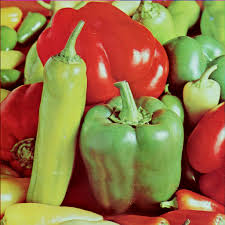
#> input picture images/pepper.jpg, 225 x 225 px
$ jupyter execute --allow-errors Chapter9.ipynb   (shell and % lines are left out)   (older library calls are emulated)
#> lines starting #> are read from the running program, lines starting #| are printed output that depends on the picture
# Hands-on Image Processing with Python
## Chapter 9: Classical Machine Learning Methods in Image Processing

### Author: Sandipan Dey

### Dimension reduction and visualization with PCA

[cell 1]
import numpy as np
import matplotlib.pylab as plt
from sklearn.datasets import load_digits
from sklearn.preprocessing import StandardScaler
from sklearn.decomposition import PCA
from sklearn.pipeline import Pipeline

digits = load_digits()
#print(digits.keys())
print(digits.data.shape)
j = 1
np.random.seed(1)
fig = plt.figure(figsize=(3,3))
fig.subplots_adjust(left=0, right=1, bottom=0, top=1, hspace=0.05, wspace=0.05)
for i in np.random.choice(digits.data.shape[0], 25):
    plt.subplot(5,5,j), plt.imshow(np.reshape(digits.data[i,:], (8,8)), cmap='binary'), plt.axis('off')
    j += 1
plt.show()
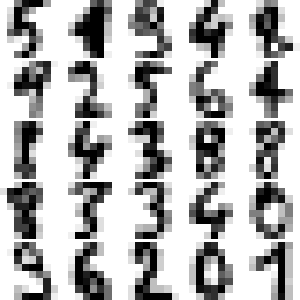
#> figure drawn by matplotlib, 25 panels

[cell 2]
pca_digits=PCA(2)
digits.data_proj = pca_digits.fit_transform(digits.data)
print(np.sum(pca_digits.explained_variance_ratio_))
plt.figure(figsize=(15,10))
plt.scatter(digits.data_proj[:, 0], digits.data_proj[:, 1], lw=0.25, c=digits.target, edgecolor='k',  s=100, cmap=plt.cm.get_cmap('cubehelix', 10))
plt.xlabel('PC1', size=20), plt.ylabel('PC2', size=20), plt.title('2D Projection of handwritten digits with PCA', size=25)
plt.colorbar(ticks=range(10), label='digit value')
plt.clim(-0.5, 9.5)
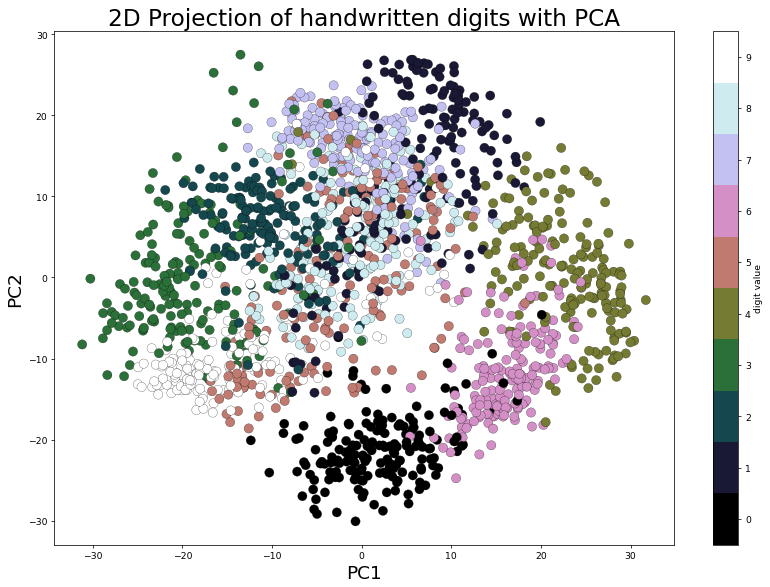
#> figure drawn by matplotlib, 2 panels

### Eigenfaces with PCA

[cell 3]
from sklearn.datasets import fetch_olivetti_faces
#> (the rest of this cell did not finish here and is left out)

[cell 4]
from sklearn.preprocessing import StandardScaler
from sklearn.decomposition import PCA
from sklearn.pipeline import Pipeline
n_comp =64
pipeline = Pipeline([('scaling', StandardScaler()), ('pca', PCA(n_components=n_comp))])
#> (the rest of this cell did not finish here and is left out)

[cell 5]
fig = plt.figure(figsize=(5,2))
fig.subplots_adjust(left=0, right=1, bottom=0, top=1, hspace=0.05, wspace=0.05)
# plot the first 10 eigenfaces
#> (the rest of this cell did not finish here and is left out)

#> (a cell that did not finish here is left out)

#> (a cell that did not finish here is left out)

### K-means clustering for image segmentation with color quantization

[cell 8]
import numpy as np
import matplotlib.pyplot as plt
from sklearn.cluster import KMeans
from sklearn.metrics import pairwise_distances_argmin
from skimage.io import imread
from sklearn.utils import shuffle
from skimage import img_as_float
from time import time

pepper = imread("../images/pepper.jpg")
#> pepper is the input picture: shape (225, 225, 3); mean R, G, B 149.9, 116, 67

# Display the original image
plt.figure(1), plt.clf()
ax = plt.axes([0, 0, 1, 1])
plt.axis('off'), plt.title('Original image (%d colors)' %(len(np.unique(pepper)))), plt.imshow(pepper)

[cell 9]
n_colors = 64

# Convert to floats instead of the default 8 bits integer coding. Dividing by
# 255 is important so that plt.imshow behaves works well on float data (need to
# be in the range [0-1])
pepper = np.array(pepper, dtype=np.float64) / 255

# Load Image and transform to a 2D numpy array.
w, h, d = original_shape = tuple(pepper.shape)
#> w = 225; h = 225; d = 3; original_shape = (225, 225, 3)
assert d == 3
image_array = np.reshape(pepper, (w * h, d))

def recreate_image(codebook, labels, w, h):
    """Recreate the (compressed) image from the code book & labels"""
    d = codebook.shape[1]
    image = np.zeros((w, h, d))
    label_idx = 0
    for i in range(w):
        for j in range(h):
            image[i][j] = codebook[labels[label_idx]]
            label_idx += 1
    return image

# Display all results, alongside original image
plt.figure(1)
plt.clf()
ax = plt.axes([0, 0, 1, 1])
plt.axis('off')
plt.title('Original image (96,615 colors)')
plt.imshow(pepper)

plt.figure(2, figsize=(10,10))
plt.clf()
i = 1
for k in [64, 32, 16, 4]:
    t0 = time()
    plt.subplot(2,2,i)
    plt.axis('off')
    image_array_sample = shuffle(image_array, random_state=0)[:1000]
    kmeans = KMeans(n_clusters=k, random_state=0).fit(image_array_sample)
    print("done in %0.3fs." % (time() - t0))
    # Get labels for all points
    print("Predicting color indices on the full image (k-means)")
    t0 = time()
    labels = kmeans.predict(image_array)
    print("done in %0.3fs." % (time() - t0))
    plt.title('Quantized image (' + str(k) + ' colors, K-Means)')
    plt.imshow(recreate_image(kmeans.cluster_centers_, labels, w, h))
    i += 1
#> after the loop, i = 5
plt.show()
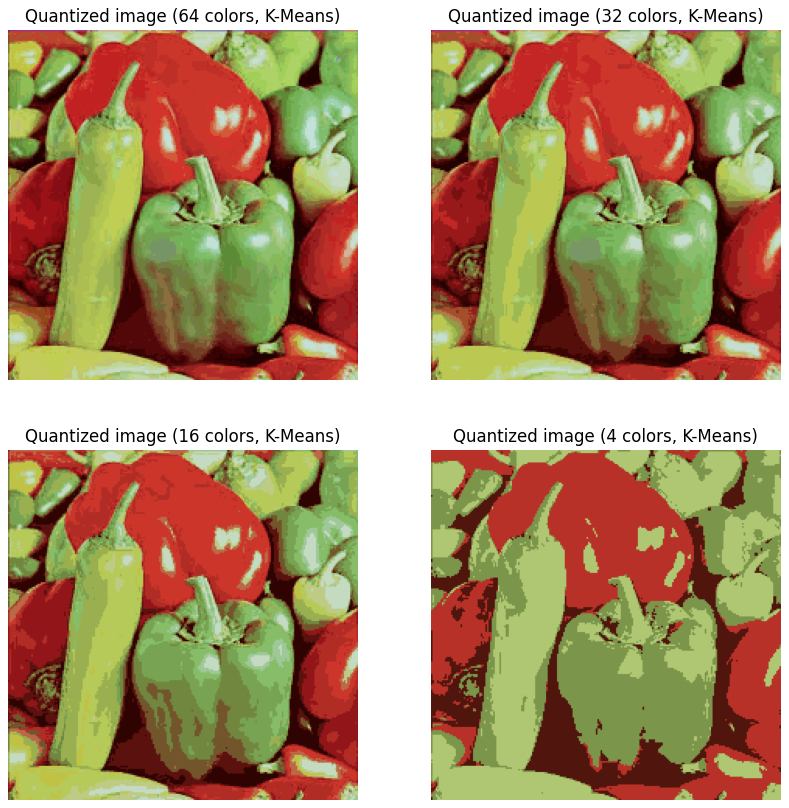
#> figure drawn by matplotlib, 4 panels


plt.figure(3, figsize=(10,10))
plt.clf()
i = 1
for k in [64, 32, 16, 4]:
    t0 = time()
    plt.subplot(2,2,i)
    plt.axis('off')
    codebook_random = shuffle(image_array, random_state=0)[:k + 1]
    print("Predicting color indices on the full image (random)")
    t0 = time()
    labels_random = pairwise_distances_argmin(codebook_random,
                                              image_array,
                                              axis=0)
    print("done in %0.3fs." % (time() - t0))
    plt.title('Quantized image (' + str(k) + ' colors, Random)')
    plt.imshow(recreate_image(codebook_random, labels_random, w, h))
    i += 1
#> after the loop, i = 5
plt.show()
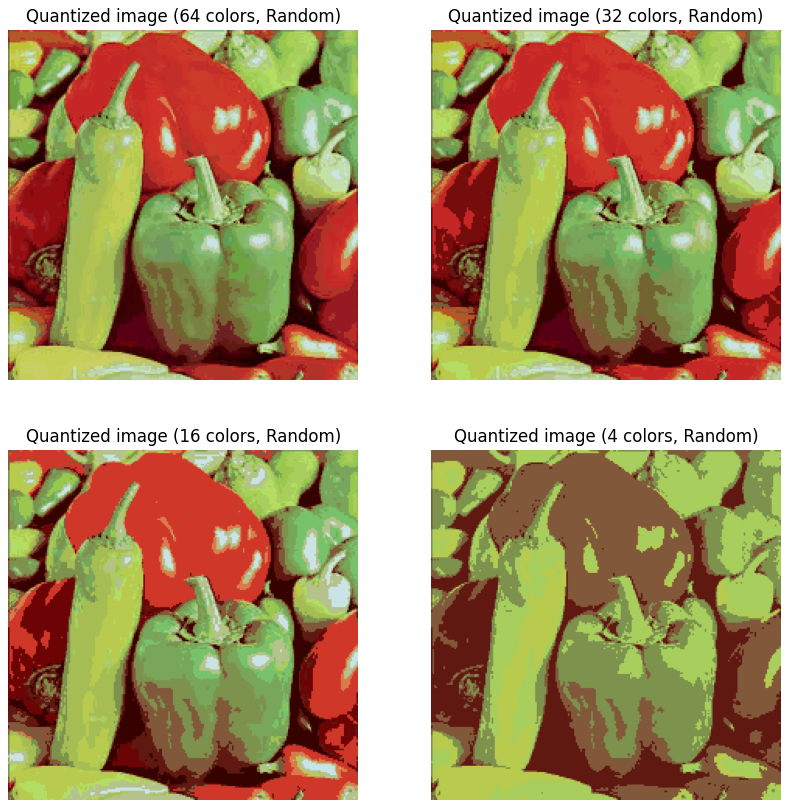
#> figure drawn by matplotlib, 4 panels

### Spectral clustering for image segmentation

[cell 10]
from sklearn import cluster
from skimage.io import imread
from skimage.color import rgb2gray
from scipy.misc import imresize
import matplotlib.pylab as pylab
#> (the rest of this cell did not finish here and is left out)

### Classifying MNIST with k-nearest neighbors (KNN) classifier

[cell 11]
import matplotlib.pyplot as plt
import gzip, os, sys
import numpy as np
from scipy.stats import multivariate_normal

if sys.version_info[0] == 2:
    from urllib import urlretrieve
else:
    from urllib.request import urlretrieve

# Function that downloads a specified MNIST data file from Yann Le Cun's website
def download(filename, source='http://yann.lecun.com/exdb/mnist/'):
#> called with filename = 'train-images-idx3-ubyte.gz', source = 'http://yann.lecun.com/exdb/mnist/'
    print("Downloading %s" % filename)
    urlretrieve(source + filename, filename)
#> (this line was passed over: the network is not available in this run)

$ run again, with images/302008.jpg copied over images/pepper.jpg
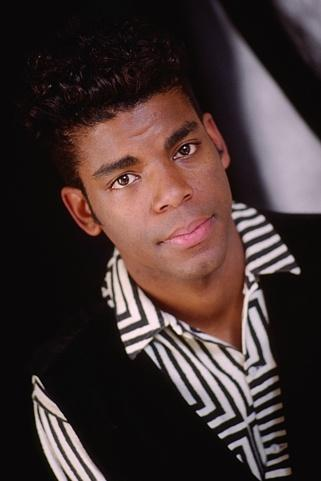
#> input picture images/302008.jpg, 321 x 481 px
#> pepper is the input picture: shape (481, 321, 3); mean R, G, B 67.5, 51.7, 50.5
#> after the loop `for k in [64, 32, 16, 4]:`: i = 5
#> `plt.show()`:
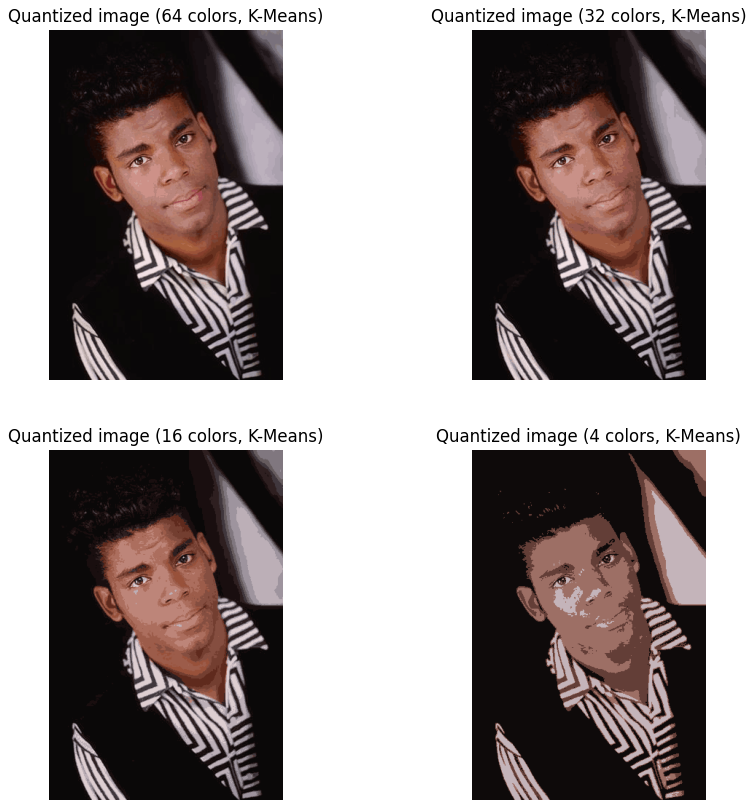
#> figure drawn by matplotlib, 4 panels
#> `plt.show()`:
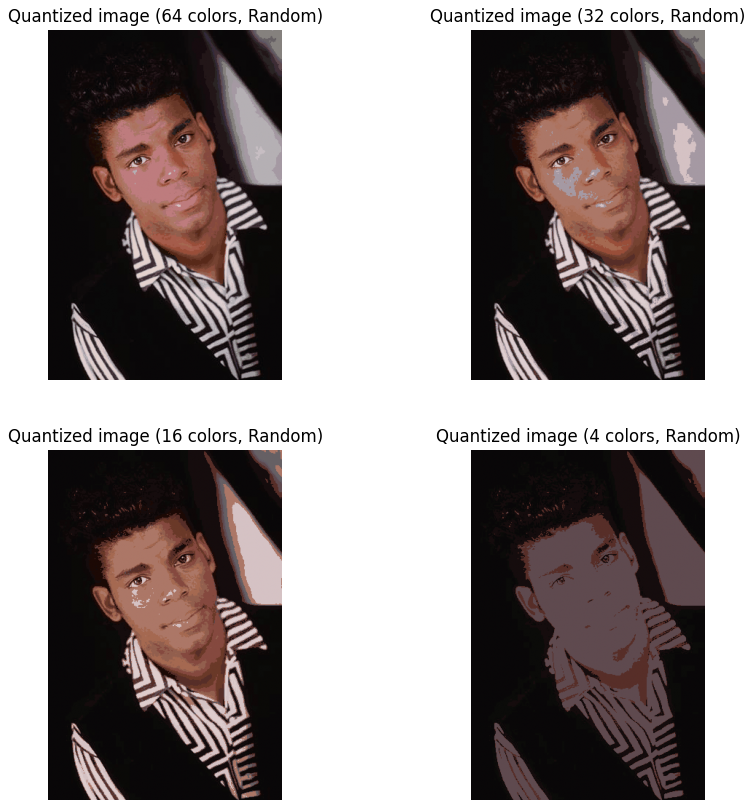
#> figure drawn by matplotlib, 4 panels
